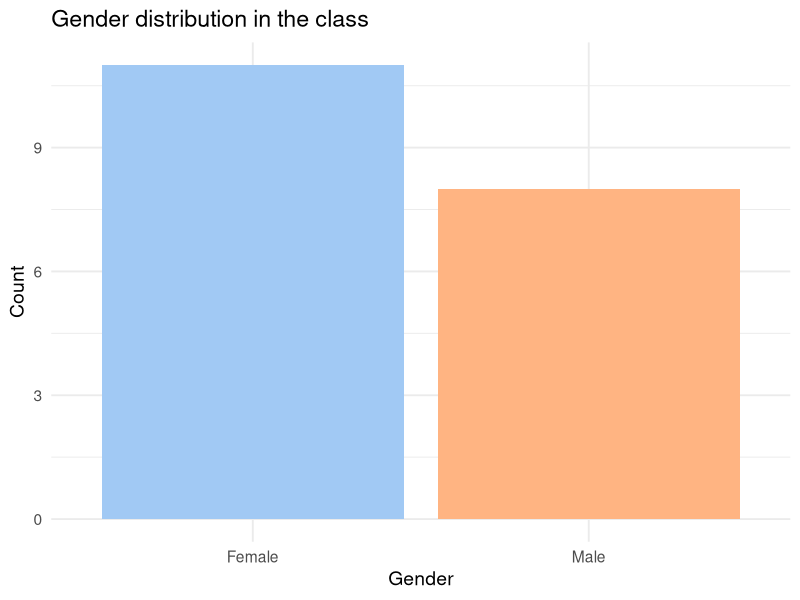
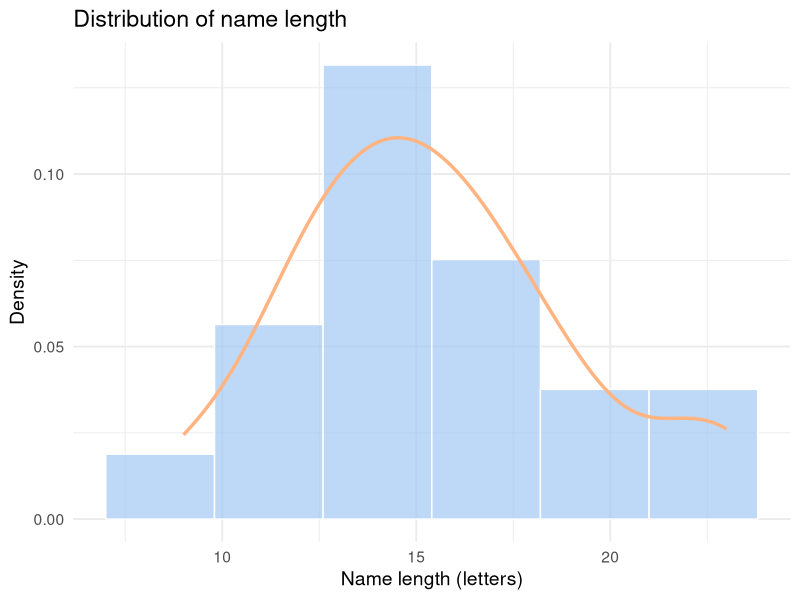
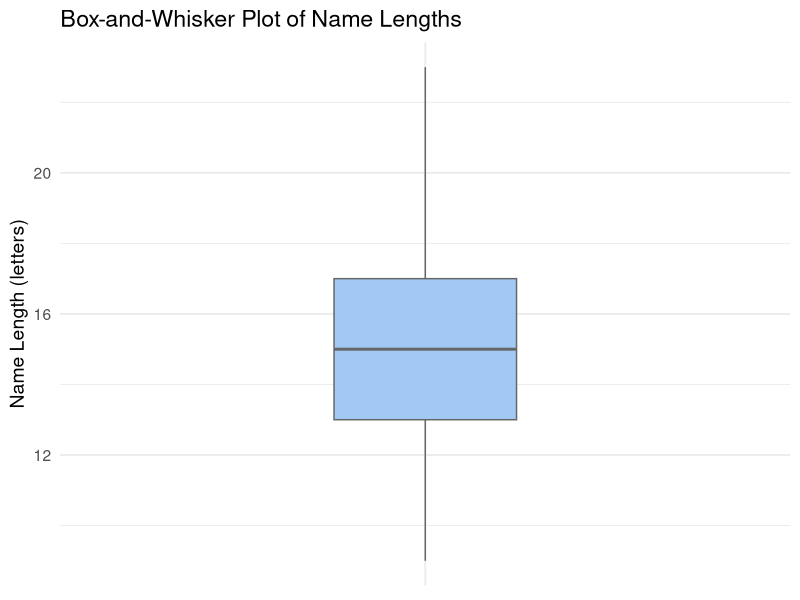
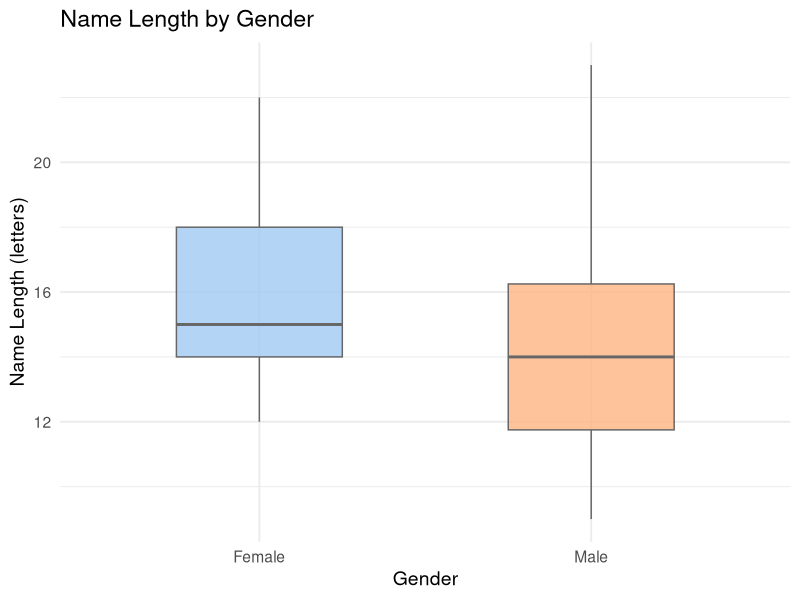

These figures' R source, in order:
## ---- chunk 1
#| echo: false

# Load libraries
library(dplyr)
library(stringr)

# Create dataset 
data <- tribble(
  ~Surname,         ~Name,
  "Brown",          "Elli Margaret",
  "Demir",          "Rojhat Yigit",
  "Djogova",        "Nikolina",
  "Eymann",         "Bernhard",
  "Flütsch",        "Reto",
  "Gaggini",        "Clelia",
  "Graf",           "Robin",
  "Hager",          "Lisa Anna",
  "Herrera Garcia", "Juan Manuel",
  "Hofer",          "Nadja Alexandra",
  "Klamt",          "Reachel",
  "Landis",         "Olivia Lea",
  "Lunkova",        "Anastasiia",
  "Michel",         "Fabian",
  "Moses",          "Emmanuel Saba",
  "Paraboni",       "Giulio",
  "Rios Quiroz",    "Laura",
  "Robatel",        "Annick France",
  "Schwegler",      "Salome Claudia"
)

# Combine Surname and Name into Full_Name
data <- data |>
  mutate(
    Full_Name = paste(Surname, Name),
    
    # Simple heuristic to infer gender
    Gender = case_when(
      Name %in% c("Bernhard", "Reto", "Robin", "Juan Manuel", "Fabian",
                  "Emmanuel Saba", "Giulio", "Rojhat Yigit") ~ "Male",
      TRUE ~ "Female"
    ),
    
    # Count number of words in full name
    Name_Length = str_length(str_remove_all(Full_Name, "\\s"))
  ) |>
  select(Full_Name, Gender, Name_Length)

## ---- chunk 2
#| echo: true
#| results: false
#| code-line-numbers: "|1"

# Show whole dataset
data
## ---- chunk 3
#| echo: false
#| results: hold

# Show whole dataset
data
## ---- chunk 4
#| echo: false
#| message: false
#| warning: false
#| eval: true

library(ggplot2)

# Bar plot of gender
ggplot(data, aes(x = Gender, fill = Gender)) +
  geom_bar() +
  scale_fill_manual(values = c("Female" = "#A1C9F4", "Male" = "#FFB482")) +
  labs(
    title = "Gender distribution in the class",
    x = "Gender",
    y = "Count"
  ) +
  theme_minimal(base_size = 14) +
  theme(legend.position = "none")
## ---- chunk 5
#| echo: false
#| message: false
#| warning: false
#| eval: true

library(ggplot2)

# Histogram with density overlay
ggplot(data, aes(x = Name_Length)) +
  geom_histogram(aes(y = ..density..),bins = 6, fill = "#A1C9F4", color = "white", alpha = 0.7) +
  geom_density(color = "#FFB482", size = 1.2) +
  labs(
    title = "Distribution of name length",
    x = "Name length (letters)",
    y = "Density") +
  theme_minimal(base_size = 14)
## ---- chunk 6
#| echo: true
#| results: false
#| message: false
#| code-line-numbers: "|3"

library(dplyr)

# Mode for the categorical variable (Gender)
mode_gender <- data |>
  count(Gender) |>
  slice_max(n, n = 1) |>
  pull(Gender)

mode_gender

## ---- chunk 7
#| echo: false
#| results: hold
#| message: false

library(dplyr)

# Mode for the categorical variable (Gender)
mode_gender <- data |>
  count(Gender) |>
  slice_max(n, n = 1) |>
  pull(Gender)

mode_gender

## ---- chunk 8
#| echo: true
#| results: false
#| message: false
#| code-line-numbers: "|3"

library(dplyr)

# Mean and Median for the continuous variable (Name_Length)
data |>
  summarise(
    mean_length = mean(Name_Length),
    median_length = median(Name_Length)
  )
## ---- chunk 9
#| echo: false
#| results: hold
#| message: false

library(dplyr)

# Mean and Median for the continuous variable (Name_Length)
data |>
  summarise(
    mean_length = mean(Name_Length),
    median_length = median(Name_Length)
  )
## ---- chunk 10
#| echo: true
#| results: false
#| message: false
#| code-line-numbers: "|3"

library(dplyr)

# Dispersion measures (name lenght)
data |>
  summarise(
    variance = var(Name_Length),
    sd = sd(Name_Length),
    range = max(Name_Length) - min(Name_Length),
    q1 = quantile(Name_Length, 0.25),
    q3 = quantile(Name_Length, 0.75),
    iqr = IQR(Name_Length)
  )
## ---- chunk 11
#| echo: false
#| results: hold
#| message: false

library(dplyr)

# Dispersion measures (name lenght)
data |>
  summarise(
    variance = var(Name_Length),
    sd = sd(Name_Length),
    range = max(Name_Length) - min(Name_Length),
    q1 = quantile(Name_Length, 0.25),
    q3 = quantile(Name_Length, 0.75),
    iqr = IQR(Name_Length)
  )
## ---- chunk 12
#| echo: false
#| message: false
#| warning: false
#| eval: true

library(ggplot2)

ggplot(data, aes(x = "", y = Name_Length)) +
  geom_boxplot(width = 0.3, fill = "#A1C9F4", color = "gray40") +
  labs(
    title = "Box-and-Whisker Plot of Name Lengths",
    x = NULL,
    y = "Name Length (letters)"
  ) +
  theme_minimal(base_size = 14) +
  theme(axis.text.x = element_blank(),
        axis.ticks.x = element_blank())
## ---- chunk 13
#| echo: false
#| message: false
#| warning: false
#| eval: true

library(ggplot2)

ggplot(data, aes(x = Gender, y = Name_Length, fill = Gender)) +
  geom_boxplot(alpha = 0.8, width = 0.5, color = "gray40") +
  scale_fill_manual(values = c("Female" = "#A1C9F4", "Male" = "#FFB482")) +
  labs(
    title = "Name Length by Gender",
    x = "Gender",
    y = "Name Length (letters)"
  ) +
  theme_minimal(base_size = 14) +
  theme(legend.position = "none")
